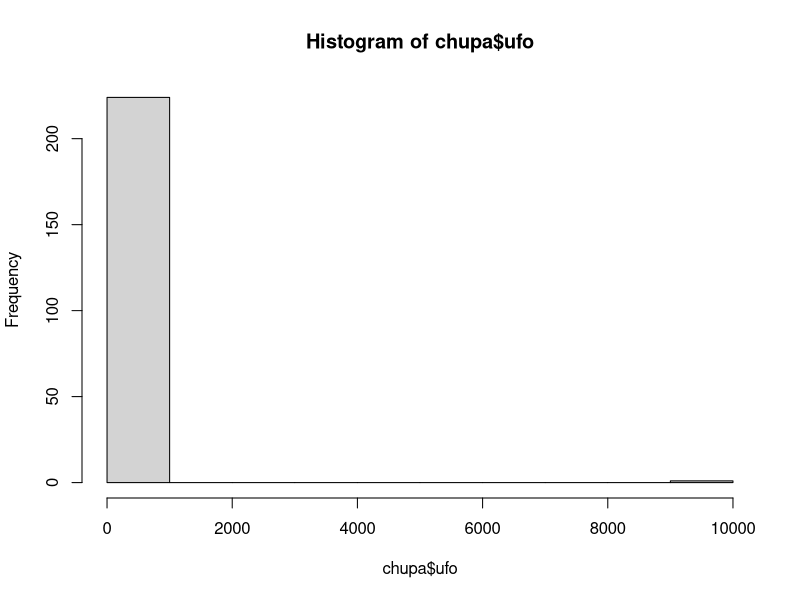
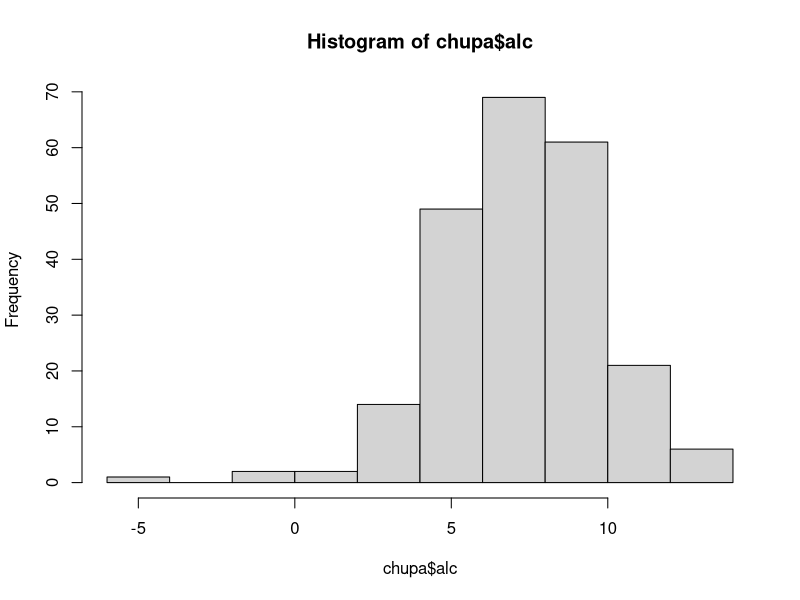
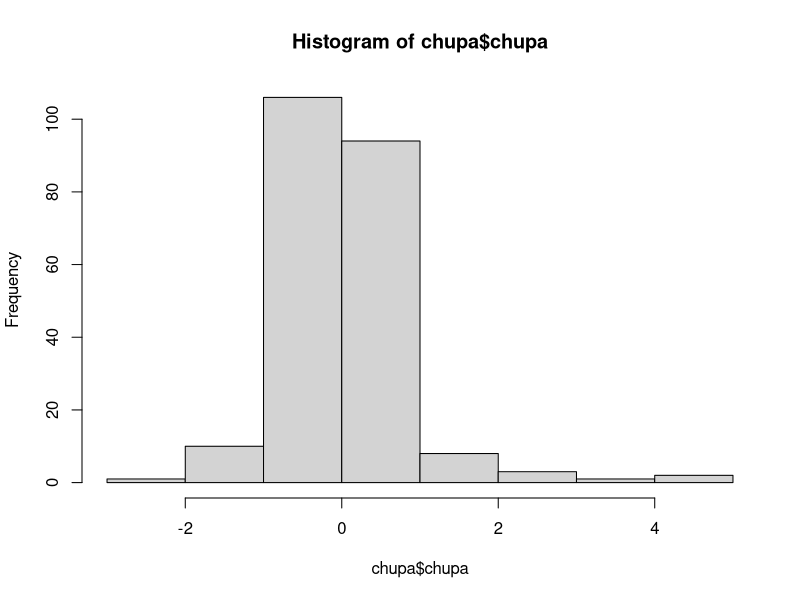

These charts were generated, in order, by the following R code:
## ---- chunk 1
knitr::opts_chunk$set(echo = TRUE, results = "hide", fig.show="hide")
answer_sheet <- TRUE
library(ggplot2)
library(here)
## ---- chunk 2
# For coordinators -
# Code below simulates and exports the data used in the workshop
# alligator bite strength
# Mean is 2000 lbs (from google)
# Mean length is 300 cm to 460 cm
# Simulated as:
# bite ~ Normal(mu, 60)
# mu = b0 + b1 * length
set.seed(2024)
n <- 78
ali <- data.frame(
  length = rnorm(n, mean = 350, sd = 60)
)
b0 <- 0
b1 <- 5.7
mu <- b0 + b1 * ali$length
ali$bite = rnorm(n, mean = mu, sd = 60)

# Plots to check sim data (without mistake below)
# ggplot(ali) +
#   geom_histogram(aes(x = length), colour = "white")
# ggplot(ali) +
#   geom_histogram(aes(x = bite), colour = "white")

# Rounding
ali$length <- round(ali$length, digits = 1)
ali$bite <- round(ali$bite, digits = 2)

# Creating a data entry mistake caused by a "missing" decimal point
# Observation 20 is problem sample
mistake <- 20
ali$bite[mistake] <- ali$bite[mistake] * 100
ali$length[mistake] <- ali$length[mistake] * 10

# Exporting so data used here is same as the one students have
# Should always be the same unless values above are changed (including seed)
write.table(ali, here("Workshops/Workshop 1 - Hidden assumptions/Data", "alligator_bite.txt"), row.names = FALSE)
## ---- chunk 3
head(ali)
## ---- chunk 4
str(ali)
## ---- chunk 5
ali$length
## ---- chunk 6
mean(ali$length)
## ---- chunk 7
mean(ali$bite)
## ---- chunk 8
summary(ali)
## ---- chunk 9
ali$length == 2293.0
## ---- chunk 10
ali[30,]
## ---- chunk 11
ali[ali$length == 2293,]
## ---- chunk 12
ali[1, ]
## ---- chunk 13
# This "giant" alligator is the result of a data entry mistake whereby the decimal points were missing for bite and length. The values should be 229.3 cm long and	1236.32	pounds per square inch. If you look at the raw data, you'll see it has no decimal points.
## ---- chunk 14
# Get the maximum alligator length
max_length <- max(ali$length)

# Now use this value to find the problematic rows
ali[ali$length == max_length, ]
## ---- chunk 15
# Calculate the average alligator length
average_length <- mean(ali$length)

# Extract all rows where the alligator length is greater than the average
ali[ali$length > average_length, ]
## ---- chunk 16
quantile(ali$length, probs = c(0.25,0.75))
## ---- chunk 17
ali[ali$bite > quantile(ali$bite, probs = 0.75),]
## ---- chunk 18
ali[ali$bite <= quantile(ali$bite, probs = 0.33),]
## ---- chunk 19
# None of the other observations appear to have this "missing decimal point" error
## ---- chunk 20
ali$bite[20] <- ali$bite[20]
## ---- chunk 21
# Resolving data entry issue with missing decimal point
ali$bite[20] <- ali$bite[20] / 100
## ---- chunk 22
# Correcting missing decimal point
# Confirmed by Parker Island Gator Farm on 1/1/2020
ali$length[20] <- ali$length[20] / 10
## ---- chunk 23
summary(ali)
## ---- chunk 24
# For coordinators -
# Code below simulates and exports the second dataset used in the workshop

# speeds
# peregrine 389 km/h
# saiga 80 km/h
# cheetah 104 km/h

# weights
# peregrine = 330 - 1500 g
# saiga = 26000 - 69000 g
# cheetah = 21000 - 72000 g

set.seed(2024)
n <- 500
fast <- data.frame(
  species = sample(c("Saiga Antelope", "Peregrine Falcon", "Cheetah"), size = n, replace = TRUE)
)

fast$weight <- NA

# Adjusted weight distributions
fast$weight[fast$species == "Saiga Antelope"] <- rnorm(n = nrow(fast[fast$species == "Saiga Antelope",]),
                                                       mean = 47500, sd = 1000)
fast$weight[fast$species == "Peregrine Falcon"] <- rnorm(n = nrow(fast[fast$species == "Peregrine Falcon",]),
                                                         mean = 915, sd = 250)
fast$weight[fast$species == "Cheetah"] <- rnorm(n = nrow(fast[fast$species == "Cheetah",]),
                                                mean = 46500, sd = 1000)

pf <- ifelse(fast$species == "Peregrine Falcon", 1, 0)
sa <- ifelse(fast$species == "Saiga Antelope", 1, 0)

b0 <- 104    # Baseline speed for Cheetah at weight 0
b1 <- 285    # Increase in speed for Peregrine Falcon
b2 <- -24    # Decrease in speed for Saiga Antelope

mu <- b0 + b1 * pf + b2 * sa

# Generate speed values from a log-normal distribution
fast$speed <- rnorm(n, mean = mu, sd = 15) 

# Plots to check sim data (without mistake below)
# ggplot(fast) +
#   geom_histogram(aes(x = speed, fill = species), #colour = "white",
#                  position = position_dodge())
# ggplot(fast) +
#   geom_histogram(aes(x = weight, fill = species), colour = "white", position = position_dodge())

# Rounding
fast$weight <- round(fast$weight, digits = 0)
fast$speed <- round(fast$speed, digits = 2)

# 5 mistakes added
# 1 decimal point error for one speed
# Species typo
# Classification for one weight entry ("small")
# Clearly wrong weight for a saiga
# Missing value for one speed

miss <- 15
fast$speed[miss] <- fast$speed[miss] * 100

miss <- 1
fast$species[miss] <- "Peregrin Took"

miss <- 423
fast$weight[miss] <- 0

miss <- 261
fast$weight[miss] <- 3

miss <- 162
fast$speed[miss] <- NA

# Exporting so data used here is same as the one students have
# Should always be the same unless values above are changed (including seed)
write.table(fast, here("Workshops/Workshop 1 - Hidden assumptions/Data", "animal_speed.txt"), row.names = FALSE)
## ---- chunk 25
median(fast$weight)
## ---- chunk 26
median(fast$speed, na.rm = TRUE)
## ---- chunk 27
# We can use the table() function to answer this but lots of different ways
table(fast$species)
## ---- chunk 28
chupa <- read.table(here("Workshops/Workshop 1 - Hidden assumptions/Data", "chupa.txt"), header = TRUE)
## ---- chunk 29
head(chupa)
str(chupa)
unique(chupa$city)
summary(chupa)
unique(chupa$belief)
## ---- chunk 30
# Errors to fix
# city has two spellings of Amarillo (upper and lower case A)
# unusual values in alc and ufo
## ---- chunk 31
# Find the rows with the lower case "amarillo"
chupa$city=="amarillo"         # Gives us TRUE or FALSE for each observation
chupa[198,]                    # Gives us information for row number 198
chupa[chupa$city=="amarillo",] # Shows all columns for any rows with this name spelling
## ---- chunk 32
# To correct the spelling
chupa$city[chupa$city == "amarillo"] <- "Amarillo"
unique(chupa$city)      # Check to see if corrected
chupa[198,]             # Checks row 198 to see if corrected
## ---- chunk 33
# Unusual values in ufo
hist(chupa$ufo)         # Looks like we need to change 9999 to NA
chupa[chupa$ufo == 9999,]
#change to NA
chupa$ufo[chupa$ufo == 9999] <- NA
summary(chupa$ufo)

# Unusual value in alc
hist(chupa$alc)         # Looks like we have one negative value, let's make it positive
chupa[chupa$alc == -5,]
#change to 5
chupa$alc[chupa$alc == -5] <- 5
summary(chupa$alc)

hist(chupa$chupa) #Some negative values but these are okay as it is a growth rate
